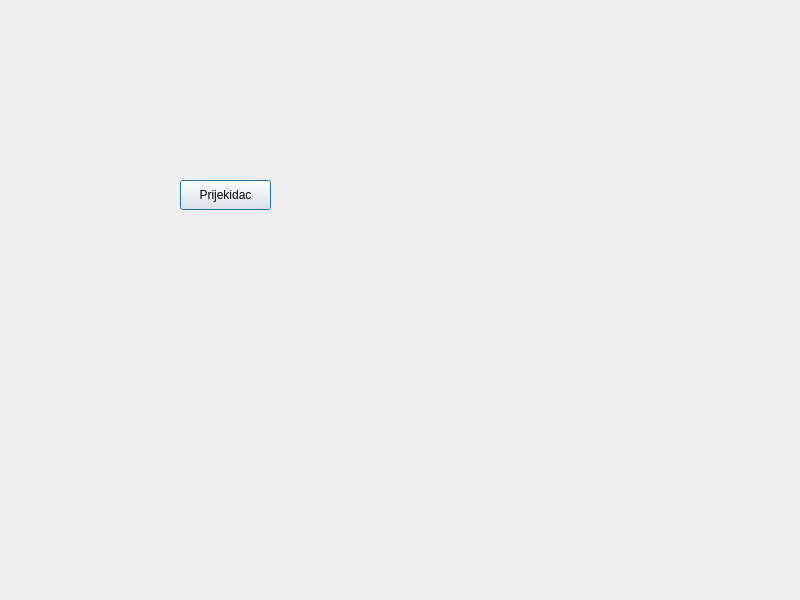
<?xml version="1.0" encoding="UTF-8"?>
<ui version="4.0">
 <class>Dialog</class>
 <widget class="QDialog" name="Dialog">
  <property name="geometry">
   <rect>
    <x>0</x>
    <y>0</y>
    <width>800</width>
    <height>600</height>
   </rect>
  </property>
  <property name="windowTitle">
   <string>Dialog</string>
  </property>
  <widget class="QPushButton" name="pushButton">
   <property name="geometry">
    <rect>
     <x>180</x>
     <y>180</y>
     <width>91</width>
     <height>30</height>
    </rect>
   </property>
   <property name="text">
    <string>Prijekidac</string>
   </property>
   <property name="checkable">
    <bool>true</bool>
   </property>
  </widget>
  <widget class="QLabel" name="label">
   <property name="geometry">
    <rect>
     <x>190</x>
     <y>220</y>
     <width>68</width>
     <height>22</height>
    </rect>
   </property>
   <property name="text">
    <string/>
   </property>
   <property name="pixmap">
    <pixmap resource="sljike.qrc">:/sljike/ukljuceno.png</pixmap>
   </property>
  </widget>
 </widget>
 <resources>
  <include location="sljike.qrc"/>
 </resources>
 <connections/>
</ui>
